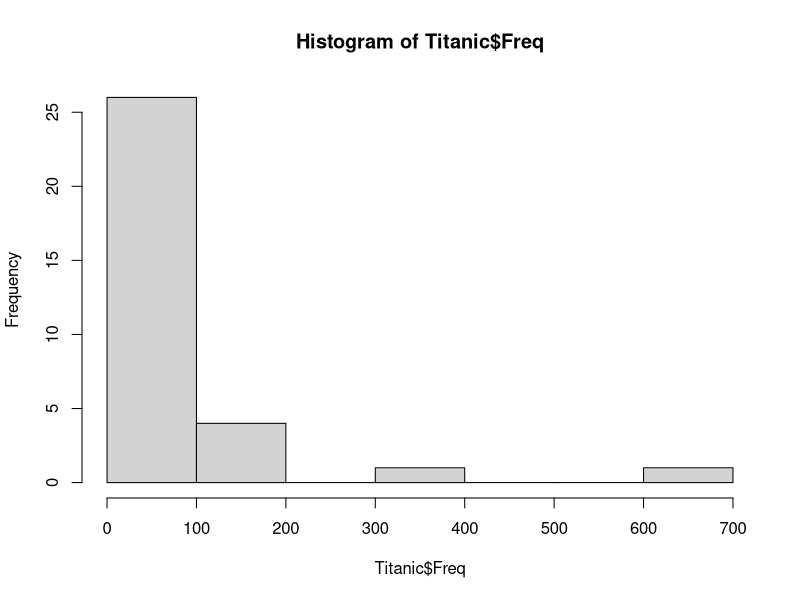
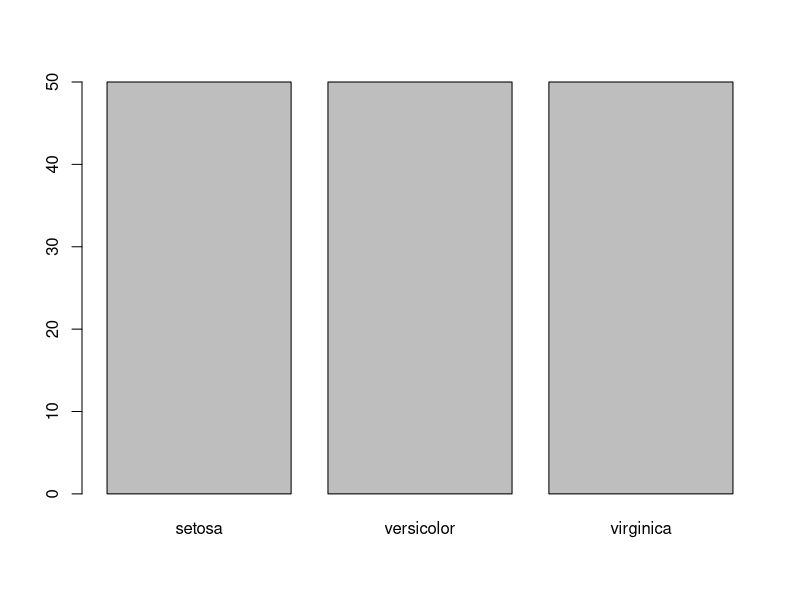

Generate these figures, in order, with R: (Note: this script raises an error after producing the figures.)
##############################################
## Introductory Data Science for Innovation ##
##            Seminar 1                     ##
##        By Frédérique Bone                ##
##############################################


#---------------------------
# 1. Do simple computations
#---------------------------
# Simple computation (replace the __ with any number)
5+3         # addition
7-11         # substraction
3*10         # multiplication
150/3         # division

#--------------------------------------------
# 2. Use variables (a) in cummulative steps
#--------------------------------------------
# Assign a result to a variable (replace the __)
a <- 10           # assign the value 1 to a
a = 1 + a          # add 1 to a and assign it back to a
a <- 10 - a        # substract a from 10 and assign it back to a
a <- a * 4        # multiply a by 4 and assign it back to a
a <- a / 2         # divide a by 2 and reassign it back to a

# Expected value of a
expected_value_a <- 16

# Check if value of a is right (if it returns true you are right, if false you are wrong)
a == expected_value_a

# Check the value of a
print(a)

# Go back in code and assign a different value to a (such as 10 or 5)
# and rerun the code above

#-----------------------------------
# 3. Load and observe a data set
#-----------------------------------
rm(list=ls())     #clear all previous data from the environment
data(Titanic)     # load the Titanic data
Titanic <- as.data.frame(Titanic)   # Transform the Titanic data into a dataframe

hist(Titanic$Freq) # create an histogram of the number of death by categories


#-----------------------------------
# 3.1 Load and observe a data set
#-----------------------------------
rm(list=ls())     #clear all previous data from the environment
data(iris)     # load the Titanic data
iris <- as.data.frame(iris)   # Transform the Titanic data into a dataframe

plot(iris$Species) # create an histogram of the number of death by categories
                    
# Exercice - using the code above
# 1. clear all the previous data from the environment
# 2. load the data called iris
# 3. look at the size of the dataset and what are the variables in use
# 4. plot (using the 'plot' function) how many items there is in each species (using the column species)


#----------------------------------------
# 4. Work with packages
#----------------------------------------
# Install a library
install.packages("tidytext")  # install a package -> use quotation marks
library(tidytext)             # load a package -> without quotation
